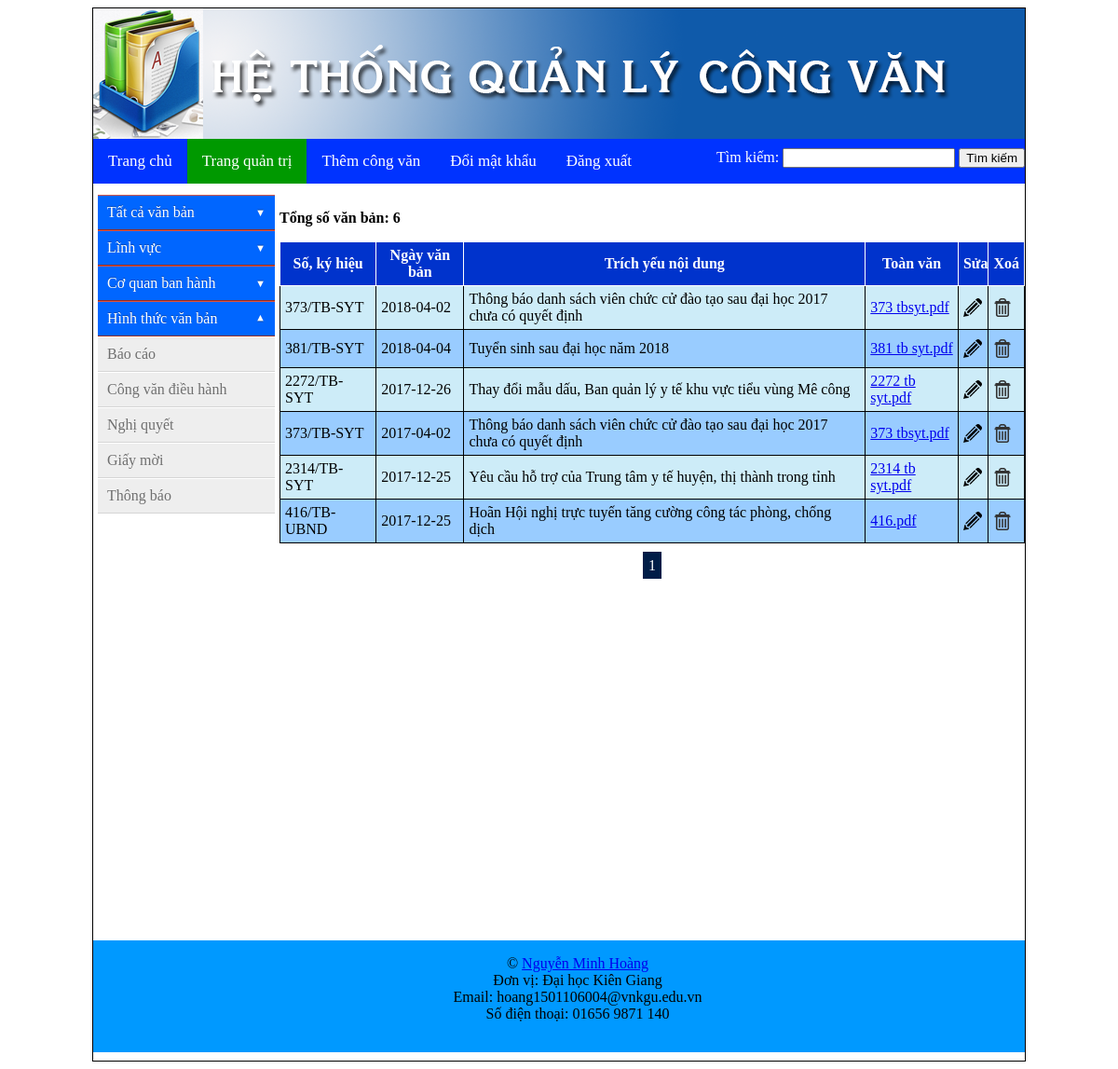
The page /thongbao.php (signed in) on the database its author committed.
### tables this page shows
CREATE TABLE `congvan` (
  `idcongvan` int(10) NOT NULL,
  `soHieu` varchar(20) NOT NULL,
  `ngayVanBan` date NOT NULL,
  `ngayHieuLuc` date NOT NULL,
  `noiDung` varchar(145) NOT NULL,
  `nguoiKy` varchar(50) DEFAULT NULL,
  `mataptin` int(100) NOT NULL,
  `conhieuluc` int(10) NOT NULL DEFAULT '1',
  `coquanbanhanh` int(11) NOT NULL,
  `hinhthucvanban` int(11) NOT NULL,
  `linhvuc` int(11) NOT NULL,
  `loaivanban` int(11) NOT NULL
);

CREATE TABLE `taptin` (
  `id` int(100) NOT NULL,
  `Name` varchar(30) NOT NULL
);

### Table_admin_thongbao.php (the view, shortened to what this page needs)
<?php
	include_once "connections.php";
	$result = mysqli_query($conn, "SELECT count(idcongvan) as total FROM congvan, taptin WHERE congvan.mataptin = taptin.id AND hinhthucvanban = 15 ");
	$row = mysqli_fetch_assoc($result);
	$total_records = $row['total'];
	$current_page = isset($_GET['page']) ? $_GET['page'] : 1;
	$limit = 10;
	$total_page = ceil($total_records / $limit);
	$start = ($current_page - 1) * $limit;
	$result = mysqli_query($conn, "SELECT * FROM congvan, taptin WHERE congvan.mataptin = taptin.id AND hinhthucvanban = 15  ORDER BY idcongvan DESC LIMIT $start, $limit");
	?>
<div>
	<?php
    if($total_records){
				echo "<p><b>Tổng số văn bản: $total_records</b></p>";
                echo "<table class='documents'>
                        <tr>
                            <th>Số, ký hiệu</th>
                            <th>Ngày văn bản</th>
                            <th>Trích yếu nội dung</th>
                            <th>Toàn văn</th>
							<th style='padding-right:1%'>Sửa</th>
							<th>Xoá</th>
                        </tr>";
                while ($row = mysqli_fetch_array($result)){
                    echo "	<tr>
                                <td>". $row['soHieu'] ."</td>
                                <td>". $row['ngayVanBan'] ."</td>
                                <td>". $row['noiDung'] ."</td>
                                <td><a href='./upload/".$row['Name']. "'>".  $row['Name'] ."</a></td>
								<td>
									<a href='updateDoc.php?id=".  $row['idcongvan'] ."'>
										<img src='images/edit.png' width='20' height='20'/>
									</a>
								</td>
								<td>
									<a href='delete.php?id=".  $row['idcongvan'] ."'>
										<img src='images/delete.png' width='20' height='20'/>
									</a>
								</td>
                            </tr>";
                }
                echo "</table>";
            }
            else echo "<p>không có dữ liệu!</p>";
    ?>
</div>
<div class="table-page">
   <?php
    for ($i = 1; $i <= $total_page; $i++){
        if ($i == $current_page){
            echo '<span class="page-select">'.$i.'</span>';
        }
        else{
            echo '<a class="page-number" href="thongbao.php?page='.$i.'">'.$i.'</a>';
        }
    }
   ?>
</div>

### css/style.css (style rules this page uses)
*, *:before, *:after { -webkit-border-sizing: border-box; -moz-border-sizing: border-box; border-sizing: border-box; }

### css/style-table.css (style rules this page uses)
.documents { border: 1px solid; background:#9CF; width: 100%; text-align:left; border-collapse: collapse; }
.documents th { border: 1px solid !important; background-color:#03C; text-align:center; padding:5px; height:35px; color:#FFF; }
.documents tr, td { border: 1px solid !important; padding:5px; height:30px; }
.documents tr:nth-child(even) { background-color: #CDECF8; }
.page-select { background-color: #001d47; color: #FFFFFF; padding: 6px; margin: 10px ; text-decoration: none; }
.table-page { padding: 15px; text-align: center; }

### rows shown on the page
congvan: soHieu "373/TB-SYT", ngayVanBan "2018-04-02", noiDung "Thông báo danh sách viên chức cử đào tạo sau đại học 2017 chưa có quyết định", taptin.Name "373 tbsyt.pdf"
congvan: soHieu "381/TB-SYT", ngayVanBan "2018-04-04", noiDung "Tuyển sinh sau đại học năm 2018", taptin.Name "381 tb syt.pdf"
congvan: soHieu "2272/TB-SYT", ngayVanBan "2017-12-26", noiDung "Thay đổi mẫu dấu, Ban quản lý y tế khu vực tiểu vùng Mê công", taptin.Name "2272 tb syt.pdf"
congvan: soHieu "373/TB-SYT", ngayVanBan "2017-04-02", noiDung "Thông báo danh sách viên chức cử đào tạo sau đại học 2017 chưa có quyết định", taptin.Name "373 tbsyt.pdf"
congvan: soHieu "2314/TB-SYT", ngayVanBan "2017-12-25", noiDung "Yêu cầu hỗ trợ của Trung tâm y tế huyện, thị thành trong tỉnh", taptin.Name "2314 tb syt.pdf"
congvan: soHieu "416/TB-UBND", ngayVanBan "2017-12-25", noiDung "Hoãn Hội nghị trực tuyến tăng cường công tác phòng, chống dịch", taptin.Name "416.pdf"

### other values the page prints
$total_records "6"
